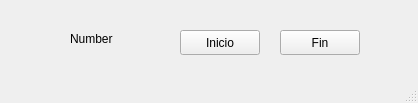
<?xml version="1.0" encoding="UTF-8"?>
<ui version="4.0">
 <class>MainWindow</class>
 <widget class="QMainWindow" name="MainWindow">
  <property name="geometry">
   <rect>
    <x>0</x>
    <y>0</y>
    <width>418</width>
    <height>103</height>
   </rect>
  </property>
  <property name="windowTitle">
   <string>MainWindow</string>
  </property>
  <widget class="QWidget" name="centralwidget">
   <widget class="QLabel" name="label">
    <property name="geometry">
     <rect>
      <x>70</x>
      <y>30</y>
      <width>54</width>
      <height>17</height>
     </rect>
    </property>
    <property name="text">
     <string>Number</string>
    </property>
   </widget>
   <widget class="QPushButton" name="pushButton">
    <property name="geometry">
     <rect>
      <x>180</x>
      <y>30</y>
      <width>80</width>
      <height>25</height>
     </rect>
    </property>
    <property name="text">
     <string>Inicio</string>
    </property>
   </widget>
   <widget class="QPushButton" name="pushButton_2">
    <property name="geometry">
     <rect>
      <x>280</x>
      <y>30</y>
      <width>80</width>
      <height>25</height>
     </rect>
    </property>
    <property name="text">
     <string>Fin</string>
    </property>
   </widget>
  </widget>
  <widget class="QMenuBar" name="menubar">
   <property name="geometry">
    <rect>
     <x>0</x>
     <y>0</y>
     <width>418</width>
     <height>22</height>
    </rect>
   </property>
  </widget>
  <widget class="QStatusBar" name="statusbar"/>
 </widget>
 <resources/>
 <connections/>
</ui>
